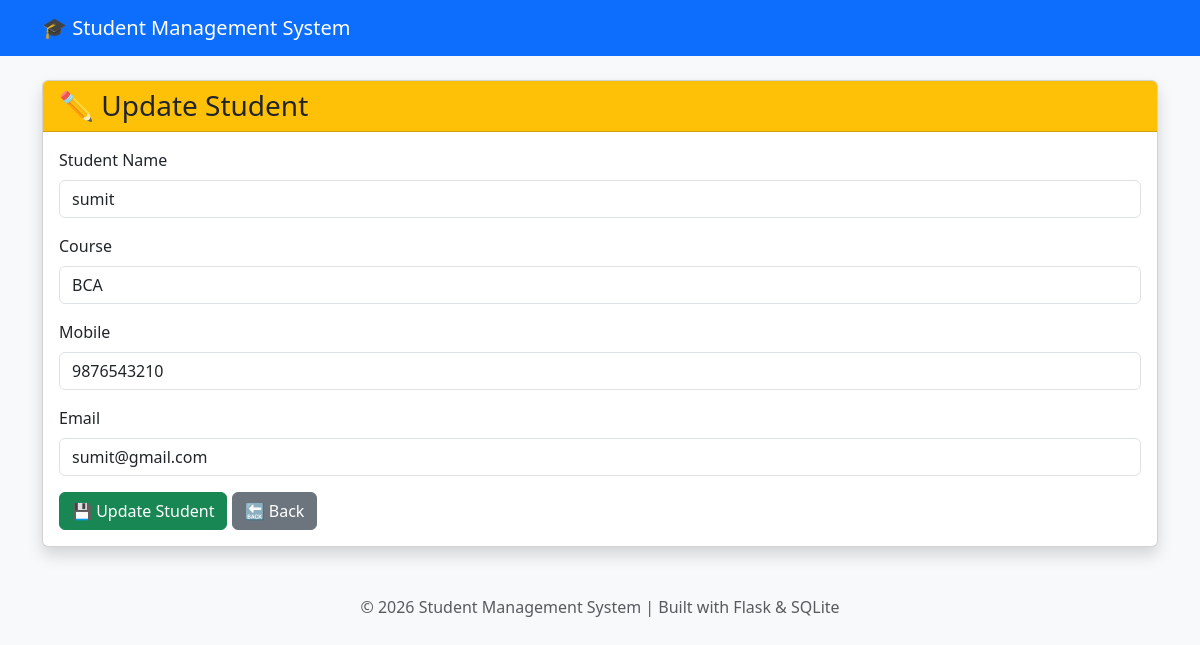
Screenshot of /update/2 with the database file from the repository.
### tables this page shows
CREATE TABLE students (
        id INTEGER PRIMARY KEY AUTOINCREMENT,
        name TEXT NOT NULL,
        course TEXT NOT NULL,
        mobile TEXT NOT NULL,
        email TEXT NOT NULL
    );

### app.py (the view, shortened to what this page needs)
@app.route("/update/<int:id>", methods=["GET", "POST"])
def update_student(id):
    conn = sqlite3.connect("students.db")
    cursor = conn.cursor()
    cursor.execute(
        "SELECT * FROM students WHERE id=?",
        (id,)
    )
    student = cursor.fetchone()
    conn.close()
    return render_template(
        "update_student.html",
        student=student
    )

### templates/update_student.html
{% extends "base.html" %}
{% block content %}
<div class="card shadow">
    <div class="card-header bg-warning">
        <h3 class="mb-0">
            ✏️ Update Student
        </h3>
    </div>
    <div class="card-body">
        <form method="POST">
            <div class="mb-3">
                <label class="form-label">
                    Student Name
                </label>
                <input
                    type="text"
                    name="name"
                    class="form-control"
                    value="{{ student[1] }}"
                    required>
            </div>
            <div class="mb-3">
                <label class="form-label">
                    Course
                </label>
                <input
                    type="text"
                    name="course"
                    class="form-control"
                    value="{{ student[2] }}"
                    required>
            </div>
            <div class="mb-3">
                <label class="form-label">
                    Mobile
                </label>
                <input
                    type="text"
                    name="mobile"
                    class="form-control"
                    value="{{ student[3] }}"
                    required>
            </div>
            <div class="mb-3">
                <label class="form-label">
                    Email
                </label>
                <input
                    type="email"
                    name="email"
                    class="form-control"
                    value="{{ student[4] }}"
                    required>
            </div>
            <button type="submit" class="btn btn-success">
                💾 Update Student
            </button>
            <a href="/students" class="btn btn-secondary">
                🔙 Back
            </a>
        </form>
    </div>
</div>
{% endblock %}

### rows the page displays
students: name "sumit", course "BCA", mobile "9876543210", email "sumit@gmail.com"
